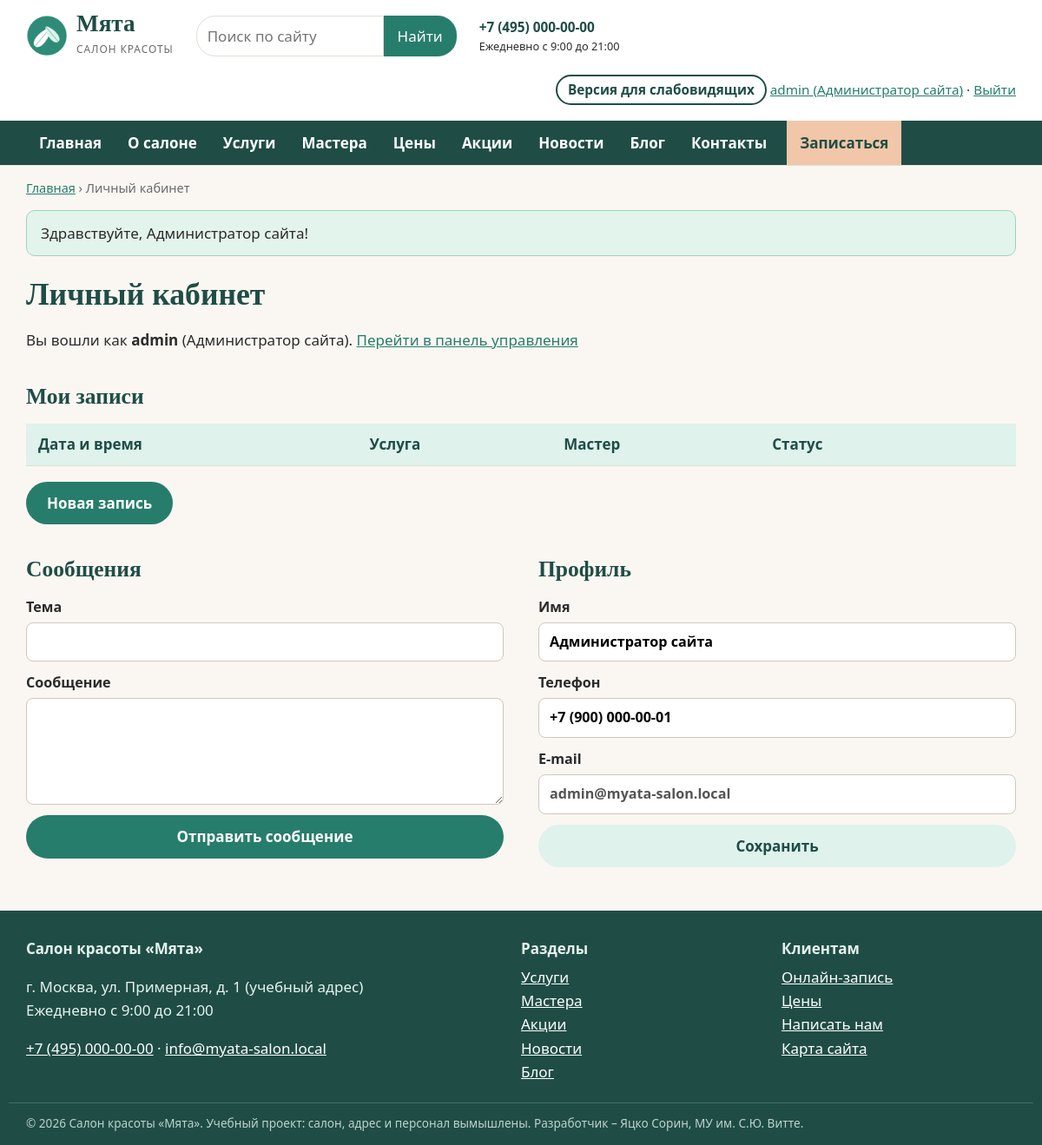
Screenshot of /cabinet.php (signed in) with the database file from the repository.
### tables this page shows
CREATE TABLE users (
  id INT AUTO_INCREMENT PRIMARY KEY,
  login VARCHAR(40) NOT NULL UNIQUE,
  password_hash VARCHAR(255) NOT NULL,
  name VARCHAR(100) NOT NULL,
  email VARCHAR(120) NOT NULL UNIQUE,
  phone VARCHAR(30) NOT NULL DEFAULT '',
  role ENUM('admin','manager','client') NOT NULL DEFAULT 'client',
  is_active TINYINT(1) NOT NULL DEFAULT 1,
  created_at DATETIME NOT NULL DEFAULT CURRENT_TIMESTAMP
);

CREATE TABLE sections (
  code VARCHAR(20) PRIMARY KEY,
  title VARCHAR(60) NOT NULL,
  description VARCHAR(255) NOT NULL,
  sort INT NOT NULL DEFAULT 0
);

### config.php (called while the page is built, shortened)
<?php
$config = [
    'db_host'   => 'localhost',
    'db_port'   => 3306,
    'db_name'   => 'salon_myata',
    'db_user'   => 'root',
    'db_pass'   => '',
    'site_name' => 'Салон красоты «Мята»',
    'phone'     => '+7 (495) 000-00-00',
    'email'     => 'info@myata-salon.local',
    'address'   => 'г. Москва, ул. Примерная, д. 1 (учебный адрес)',
    'hours'     => 'Ежедневно с 9:00 до 21:00',
];
return $config;

### includes/bootstrap.php (called while the page is built, shortened)
<?php
$CONFIG = require __DIR__ . '/../config.php';
try {
    $pdo = new PDO(
        sprintf('mysql:host=%s;port=%d;dbname=%s;charset=utf8mb4',
            $CONFIG['db_host'], $CONFIG['db_port'], $CONFIG['db_name']),
        $CONFIG['db_user'],
        $CONFIG['db_pass'],
        [PDO::ATTR_ERRMODE => PDO::ERRMODE_EXCEPTION, PDO::ATTR_DEFAULT_FETCH_MODE => PDO::FETCH_ASSOC]
    );
} catch (PDOException $e) {
    http_response_code(500);
    exit('<h1>Нет подключения к базе данных</h1><p>Проверьте настройки в config.php '
        . 'и импортируйте database/salon_myata.sql.</p>');
}
require __DIR__ . '/functions.php';
require __DIR__ . '/auth.php';

### includes/auth.php (called while the page is built, shortened)
<?php
function current_user(): ?array
{
    static $user = false;
    if ($user === false) {
        $user = null;
        if (!empty($_SESSION['uid'])) {
            $st = db()->prepare('SELECT id, login, name, email, phone, role FROM users WHERE id = ? AND is_active = 1');
            $st->execute([$_SESSION['uid']]);
            $user = $st->fetch() ?: null;
        }
    }
    return $user;
}
function require_login(): array
{
    $u = current_user();
    return $u;
}

### cabinet.php (the view, shortened to what this page needs)
<?php
require __DIR__ . '/includes/bootstrap.php';
$user = require_login();
$crumbs = [['Личный кабинет']];
require __DIR__ . '/includes/header.php';
?>
<h1>Личный кабинет</h1>
<p>Вы вошли как <strong><?= e($user['login']) ?></strong> (<?= e(ROLES[$user['role']]) ?>).
<?php if ($user['role'] !== 'client'): ?> <a href="<?= e(url('admin/index.php')) ?>">Перейти в панель управления</a><?php endif; ?></p>
<section>
    <h2>Мои записи</h2>
    <table class="data">
        <thead><tr><th>Дата и время</th><th>Услуга</th><th>Мастер</th><th>Статус</th><th></th></tr></thead>
    </table>
    <a class="btn" href="<?= e(url('booking.php')) ?>">Новая запись</a>
</section>
<section class="two-cols">
    <div>
        <h2>Сообщения</h2>
        <form method="post" class="form">
            <label>Тема <input name="subject" required maxlength="150"></label>
            <label>Сообщение <textarea name="body" rows="4" required minlength="10"></textarea></label>
            <button class="btn" type="submit">Отправить сообщение</button>
        </form>
    </div>
    <div>
        <h2>Профиль</h2>
        <form method="post" class="form">
            <label>Имя <input name="name" value="<?= e($user['name']) ?>"></label>
            <label>Телефон <input name="phone" value="<?= e($user['phone']) ?>"></label>
            <label>E-mail <input value="<?= e($user['email']) ?>" disabled></label>
            <button class="btn btn-light" type="submit">Сохранить</button>
        </form>
    </div>
</section>
<?php require __DIR__ . '/includes/footer.php'; ?>

### includes/header.php (shortened to what this page needs)
<?php
$v = vi();
$user = current_user();
$crumbs = $crumbs ?? [];
$current = substr($_SERVER['SCRIPT_NAME'], strlen(ROOT_URL) + 1);
$curSection = $_GET['s'] ?? '';
$menu = [
    ['index.php', 'Главная', ''], ['about.php', 'О салоне', ''],
    ['section.php', 'Услуги', 'services'], ['section.php', 'Мастера', 'masters'],
    ['prices.php', 'Цены', ''], ['section.php', 'Акции', 'promo'],
    ['section.php', 'Новости', 'news'], ['section.php', 'Блог', 'blog'],
    ['contacts.php', 'Контакты', ''],
];
$bodyClass = $v['on'] ? 'vi vi-size-' . $v['size'] . ' vi-' . $v['scheme']
    . ($v['img'] ? '' : ' vi-noimg') . ($v['space'] ? ' vi-space' : '') : '';
?>
<!doctype html>
<html lang="ru">
<head>
    <link rel="stylesheet" href="<?= e(url('assets/css/style.css')) ?>">
</head>
<body class="<?= e($bodyClass) ?>">
<header class="site-header">
    <div class="wrap header-top">
        <a class="logo" href="<?= e(url()) ?>">
            <img src="<?= e(url('assets/img/logo.png')) ?>" alt="" width="48" height="48">
            <span><strong>Мята</strong><small>салон красоты</small></span>
        </a>
        <form class="search" action="<?= e(url('search.php')) ?>" method="get" role="search">
            <input id="q" type="search" name="q" placeholder="Поиск по сайту" value="<?= e($_GET['q'] ?? '') ?>">
            <button type="submit">Найти</button>
        </form>
        <div class="header-contacts">
            <a href="tel:<?= e(preg_replace('/[^\d+]/', '', cfg('phone'))) ?>"><?= e(cfg('phone')) ?></a>
            <small><?= e(cfg('hours')) ?></small>
        </div>
        <div class="header-actions">
            <?php if (!$v['on']): ?>
                <a class="btn-vi" href="<?= e(url('vi.php?vi=1&back=' . urlencode($_SERVER['REQUEST_URI'] ?? ''))) ?>"
                   title="Версия для слабовидящих">Версия для слабовидящих</a>
            <?php endif; ?>
            <?php if ($user): ?>
                <a href="<?= e(url($user['role'] === 'client' ? 'cabinet.php' : 'admin/index.php')) ?>">
                    <?= e($user['login']) ?> (<?= e(ROLES[$user['role']]) ?>)</a> ·
                <a href="<?= e(url('logout.php')) ?>">Выйти</a>
            <?php else: ?>
                <a href="<?= e(url('login.php')) ?>">Вход</a> · <a href="<?= e(url('register.php')) ?>">Регистрация</a>
            <?php endif; ?>
        </div>
    </div>
    <nav class="main-nav" aria-label="Главное меню">
        <div class="wrap">
            <ul>
                <?php foreach ($menu as [$file, $label, $menuSec]):
                    $href = $menuSec ? "section.php?s=$menuSec" : $file;
                    $active = $current === $file && ($menuSec === '' || $menuSec === $curSection); ?>
                    <li><a href="<?= e(url($href)) ?>"<?= $active ? ' class="active" aria-current="page"' : '' ?>><?= e($label) ?></a></li>
                <?php endforeach; ?>
                <li><a class="nav-cta" href="<?= e(url('booking.php')) ?>">Записаться</a></li>
            </ul>
        </div>
    </nav>
</header>
<main id="main" class="wrap">
<?php if ($crumbs): ?>
    <nav class="crumbs" aria-label="Навигационная цепочка">
        <a href="<?= e(url()) ?>">Главная</a>
        <?php foreach ($crumbs as $crumb): ?> › <?= isset($crumb[1]) ? '<a href="' . e($crumb[1]) . '">' . e($crumb[0]) . '</a>' : '<span>' . e($crumb[0]) . '</span>' ?><?php endforeach; ?>
    </nav>
<?php endif; ?>
<?= flashes() ?>

### includes/footer.php (shortened to what this page needs)
</main>
<footer class="site-footer">
    <div class="wrap footer-grid">
        <div>
            <strong>Салон красоты «Мята»</strong>
            <p><?= e(cfg('address')) ?><br><?= e(cfg('hours')) ?></p>
            <p><a href="tel:<?= e(preg_replace('/[^\d+]/', '', cfg('phone'))) ?>"><?= e(cfg('phone')) ?></a> ·
               <a href="mailto:<?= e(cfg('email')) ?>"><?= e(cfg('email')) ?></a></p>
        </div>
        <div>
            <strong>Разделы</strong>
            <ul>
                <?php foreach (sections() as $code => $s): ?>
                    <li><a href="<?= e(url('section.php?s=' . $code)) ?>"><?= e($s['title']) ?></a></li>
                <?php endforeach; ?>
            </ul>
        </div>
        <div>
            <strong>Клиентам</strong>
            <ul>
                <li><a href="<?= e(url('booking.php')) ?>">Онлайн-запись</a></li>
                <li><a href="<?= e(url('prices.php')) ?>">Цены</a></li>
                <li><a href="<?= e(url('contacts.php')) ?>">Написать нам</a></li>
                <li><a href="<?= e(url('sitemap.php')) ?>">Карта сайта</a></li>
            </ul>
        </div>
    </div>
    <div class="wrap footer-note">
        © 2026 Салон красоты «Мята». Учебный проект: салон, адрес и персонал вымышлены.
        Разработчик – Яцко Сорин, МУ им. С.Ю. Витте.
    </div>
</footer>
</body>
</html>

### assets/css/style.css (style rules this page uses)
:root { --mint: #277D6B; --mint-dark: #1F4D46; --mint-light: #DFF2EC; --cream: #FAF7F2; --peach: #F2C6A8; --text: #2B2B2B; --muted: #6B6B6B; --line: #E3DED6; --white: #FFFFFF; --radius: 14px; --font: "Segoe UI", Roboto, "PT Sans", Arial, sans-serif; --font-head: Georgia, "PT Serif", "Times New Roman", serif; }
* { box-sizing: border-box; }
html { font-size: 17px; }
body { margin: 0; font-family: var(--font); color: var(--text); background: var(--cream); line-height: 1.6; }
a { color: var(--mint); }
h1, h2, h3 { font-family: var(--font-head); color: var(--mint-dark); line-height: 1.25; }
h1 { font-size: 2.1rem; margin: .6em 0 .4em; }
h2 { font-size: 1.5rem; margin: 1.4em 0 .6em; }
img { max-width: 100%; height: auto; display: block; }
.wrap { max-width: 1180px; margin: 0 auto; padding: 0 20px; }
.site-header { background: var(--white); border-bottom: 1px solid var(--line); }
.header-top { display: flex; align-items: center; gap: 18px 26px; padding: 14px 20px; flex-wrap: wrap; }
.logo { display: flex; align-items: center; gap: 10px; text-decoration: none; color: var(--mint-dark); }
.logo strong { display: block; font-family: var(--font-head); font-size: 1.6rem; line-height: 1; }
.logo small { color: var(--muted); letter-spacing: .08em; text-transform: uppercase; font-size: .7rem; }
.search { display: flex; flex: 0 1 300px; min-width: 200px; }
.search input { flex: 1; min-width: 0; padding: 9px 12px; border: 1px solid var(--line); border-radius: 22px 0 0 22px; font: inherit; }
.search button { flex-shrink: 0; padding: 9px 16px; border: 0; background: var(--mint); color: #fff; border-radius: 0 22px 22px 0; cursor: pointer; font: inherit; }
.header-contacts { display: flex; flex-direction: column; font-size: .9rem; }
.header-contacts a { font-weight: 700; text-decoration: none; color: var(--mint-dark); }
.header-actions { margin-left: auto; font-size: .9rem; text-align: right; }
.btn-vi { display: inline-block; border: 2px solid var(--mint-dark); border-radius: 20px; padding: 3px 12px; text-decoration: none; color: var(--mint-dark); font-weight: 600; margin-bottom: 4px; }
.main-nav { background: var(--mint-dark); }
.main-nav ul { list-style: none; margin: 0; padding: 0; display: flex; flex-wrap: wrap; }
.main-nav a { display: block; padding: 12px 15px; color: #fff; text-decoration: none; font-weight: 600; }
.main-nav .nav-cta { background: var(--peach); color: var(--mint-dark); border-radius: 0; margin-left: 8px; }
.crumbs { font-size: .85rem; margin-top: 14px; color: var(--muted); }
.btn { display: inline-block; background: var(--mint); color: #fff !important; padding: 11px 24px; border-radius: 26px; text-decoration: none; border: 0; cursor: pointer; font: inherit; font-weight: 600; align-self: flex-start; }
.btn-light { background: var(--mint-light); color: var(--mint-dark) !important; }
.two-cols { display: grid; grid-template-columns: 1fr 1fr; gap: 40px; }
.price-table, .data { width: 100%; border-collapse: collapse; background: var(--white); margin-bottom: 18px; }
.price-table th, .price-table td, .data th, .data td { padding: 10px 14px; border-bottom: 1px solid var(--line); text-align: left; vertical-align: top; }
.price-table thead th, .data thead th { background: var(--mint-light); color: var(--mint-dark); }
.form { display: grid; gap: 12px; max-width: 560px; }
.form label { display: flex; flex-direction: column; gap: 4px; font-weight: 600; font-size: .95rem; }
.form input, .form select, .form textarea { font: inherit; padding: 9px 12px; border: 1px solid #CFC8BD; border-radius: 8px; background: #fff; }
.site-footer { background: var(--mint-dark); color: #E6F2EE; margin-top: 50px; padding: 30px 0 14px; }
.site-footer a { color: #fff; }
.footer-grid { display: grid; grid-template-columns: 2fr 1fr 1fr; gap: 30px; }
.footer-grid ul { list-style: none; padding: 0; margin: 6px 0; }
.footer-note { font-size: .8rem; opacity: .8; margin-top: 16px; border-top: 1px solid rgba(255,255,255,.2); padding-top: 12px; }

### rows the page displays
users: login "admin", role "Администратор сайта", name "Администратор сайта", phone "+7 (900) 000-00-01", email "admin@myata-salon.local"
sections: title "Услуги"
sections: title "Мастера"
sections: title "Акции"
sections: title "Новости"
sections: title "Блог"

### other values shown
cfg('phone') "+7 (495) 000-00-00"
cfg('hours') "Ежедневно с 9:00 до 21:00"
$label "Главная"
$label "О салоне"
$label "Услуги"
$label "Мастера"
$label "Цены"
$label "Акции"
$label "Новости"
$label "Блог"
$label "Контакты"
$crumb[0] "Личный кабинет"
$text "Здравствуйте, Администратор сайта!"
cfg('address') "г. Москва, ул. Примерная, д. 1 (учебный адрес)"
cfg('email') "info@myata-salon.local"
